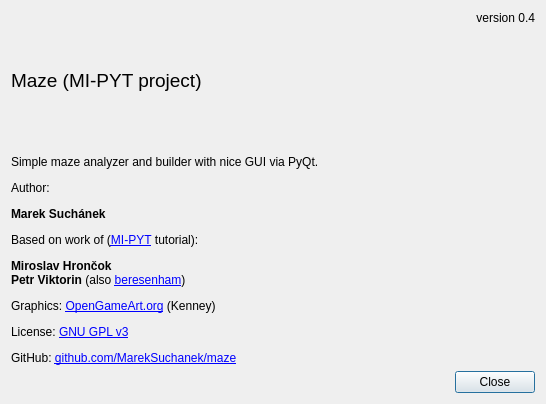
<?xml version="1.0" encoding="UTF-8"?>
<ui version="4.0">
 <class>Dialog</class>
 <widget class="QDialog" name="Dialog">
  <property name="geometry">
   <rect>
    <x>0</x>
    <y>0</y>
    <width>546</width>
    <height>404</height>
   </rect>
  </property>
  <property name="windowTitle">
   <string>Maze (help)</string>
  </property>
  <property name="windowIcon">
   <iconset>
    <normaloff>../pics/castle.svg</normaloff>../pics/castle.svg</iconset>
  </property>
  <layout class="QVBoxLayout" name="verticalLayout">
   <item>
    <layout class="QHBoxLayout" name="horizontalLayout">
     <item>
      <widget class="QLabel" name="label">
       <property name="font">
        <font>
         <pointsize>14</pointsize>
        </font>
       </property>
       <property name="text">
        <string>Maze (MI-PYT project)</string>
       </property>
      </widget>
     </item>
     <item>
      <widget class="QLabel" name="label_3">
       <property name="text">
        <string>version 0.4</string>
       </property>
       <property name="alignment">
        <set>Qt::AlignRight|Qt::AlignTop|Qt::AlignTrailing</set>
       </property>
      </widget>
     </item>
    </layout>
   </item>
   <item>
    <widget class="QLabel" name="label_2">
     <property name="text">
      <string>&lt;html&gt;&lt;head/&gt;&lt;body&gt;&lt;p&gt;Simple maze analyzer and builder with nice GUI via PyQt. &lt;/p&gt;&lt;p&gt;Author: &lt;/p&gt;&lt;p&gt;&lt;span style=&quot; font-weight:600;&quot;&gt;Marek Suchánek&lt;/span&gt;&lt;/p&gt;&lt;p&gt;Based on work of (&lt;a href=&quot;https://github.com/cvut/MI-PYT&quot;&gt;&lt;span style=&quot; text-decoration: underline; color:#0000ff;&quot;&gt;MI-PYT&lt;/span&gt;&lt;/a&gt; tutorial):&lt;/p&gt;&lt;p&gt;&lt;span style=&quot; font-weight:600;&quot;&gt;Miroslav Hrončok&lt;br/&gt;Petr Viktorin &lt;/span&gt;(also &lt;a href=&quot;https://github.com/encukou/bresenham&quot;&gt;&lt;span style=&quot; text-decoration: underline; color:#0000ff;&quot;&gt;beresenham&lt;/span&gt;&lt;/a&gt;)&lt;/p&gt;&lt;p&gt;Graphics: &lt;a href=&quot;http://opengameart.org/users/kenney&quot;&gt;&lt;span style=&quot; text-decoration: underline; color:#0000ff;&quot;&gt;OpenGameArt.org&lt;/span&gt;&lt;/a&gt; (Kenney)&lt;/p&gt;&lt;p&gt;License: &lt;a href=&quot;https://www.gnu.org/licenses/gpl-3.0.en.html&quot;&gt;&lt;span style=&quot; text-decoration: underline; color:#0000ff;&quot;&gt;GNU GPL v3&lt;/span&gt;&lt;/a&gt;&lt;/p&gt;&lt;p&gt;GitHub: &lt;a href=&quot;https://github.com/MarekSuchanek/maze&quot;&gt;&lt;span style=&quot; text-decoration: underline; color:#0000ff;&quot;&gt;github.com/MarekSuchanek/maze&lt;/span&gt;&lt;/a&gt;&lt;/p&gt;&lt;/body&gt;&lt;/html&gt;</string>
     </property>
     <property name="textFormat">
      <enum>Qt::AutoText</enum>
     </property>
     <property name="wordWrap">
      <bool>true</bool>
     </property>
    </widget>
   </item>
   <item>
    <widget class="QDialogButtonBox" name="buttonBox">
     <property name="standardButtons">
      <set>QDialogButtonBox::Close</set>
     </property>
    </widget>
   </item>
  </layout>
 </widget>
 <resources/>
 <connections>
  <connection>
   <sender>buttonBox</sender>
   <signal>clicked(QAbstractButton*)</signal>
   <receiver>Dialog</receiver>
   <slot>close()</slot>
   <hints>
    <hint type="sourcelabel">
     <x>272</x>
     <y>347</y>
    </hint>
    <hint type="destinationlabel">
     <x>272</x>
     <y>187</y>
    </hint>
   </hints>
  </connection>
 </connections>
</ui>
